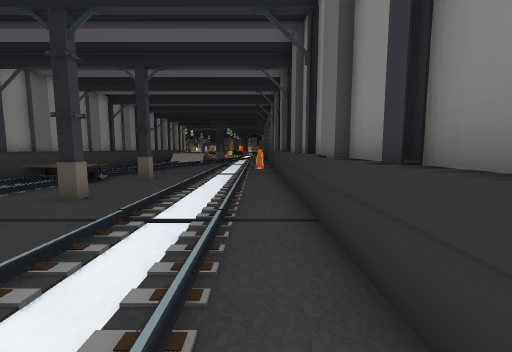
view 1 (above)

22 first-person views from a walk through a 3-D level made in the Unity game engine. The camera is 1.2 m above the floor, tilts 6° down and sees 90° across. The floor is counted in squares, 1 m on a side. Each view is taken from the middle of a square. On the plan, view 1 faces up. The plan holds only what a view shows up to about 12 squares ahead; the rest is blank. The place goes on beyond the plan. The player is left out. Door leaves are left out, so doorways stand open. Some surface patterns are stand-ins.

view 2
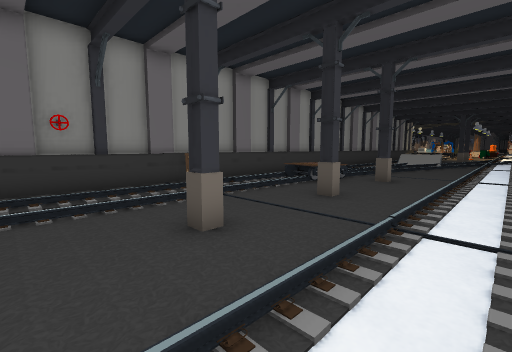

view 3
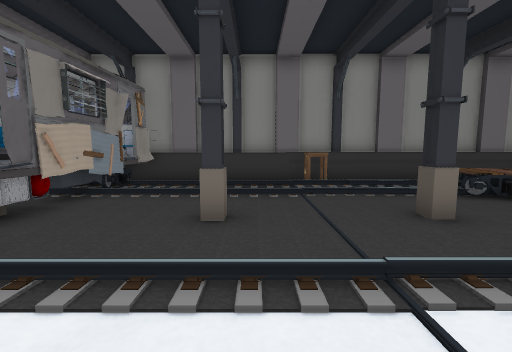

view 4
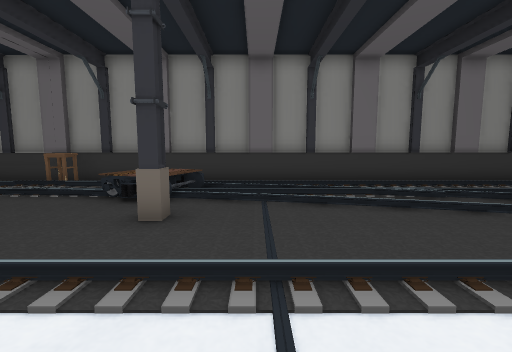

view 5
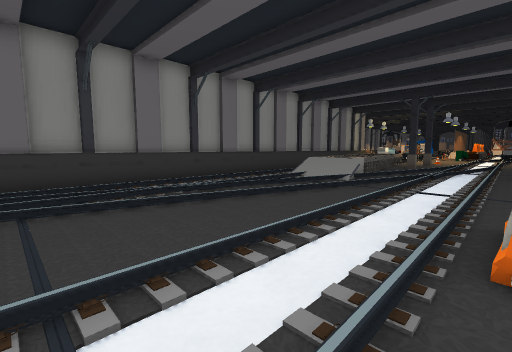

view 6
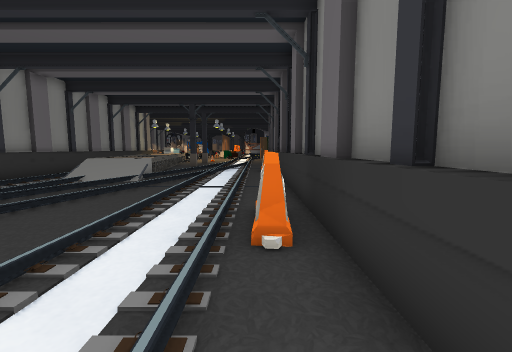

view 7
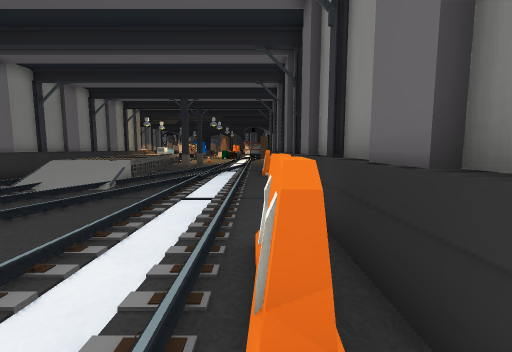

view 8
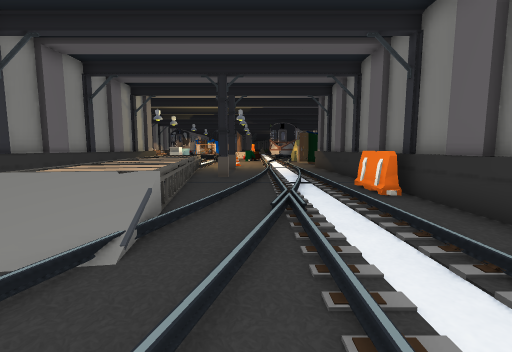

view 9
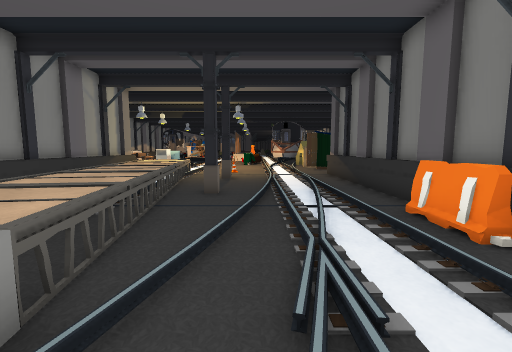

view 10
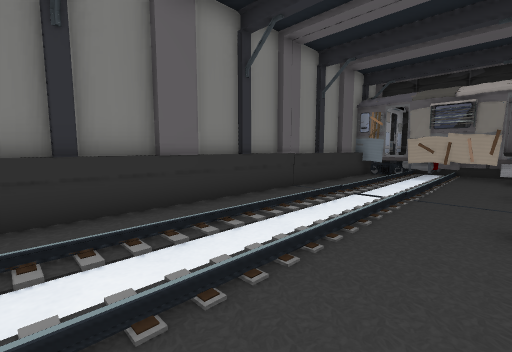

view 11
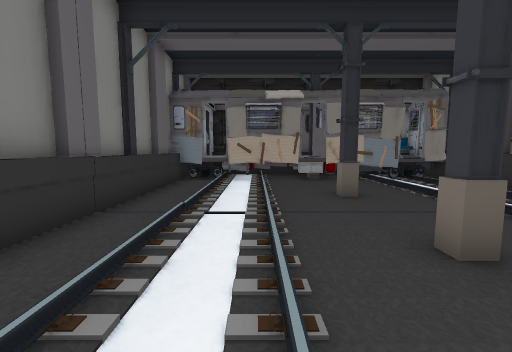

view 12
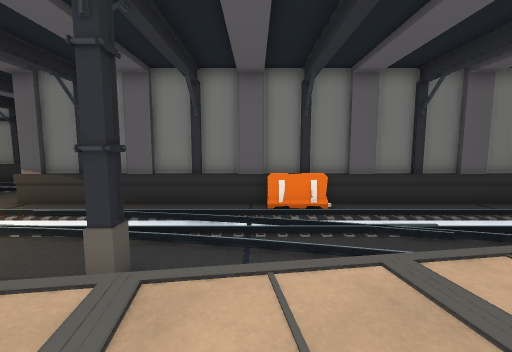

view 13
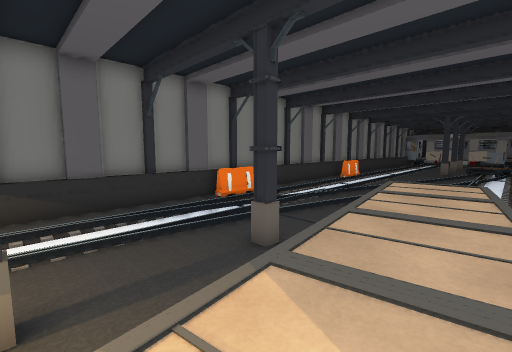

view 14
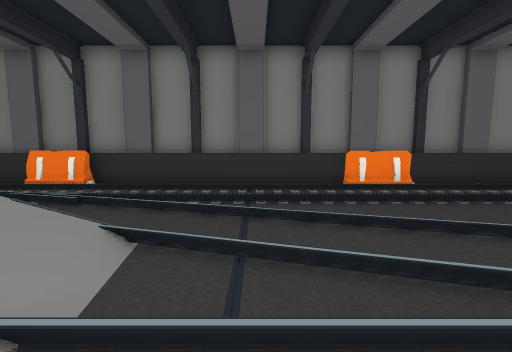

view 15
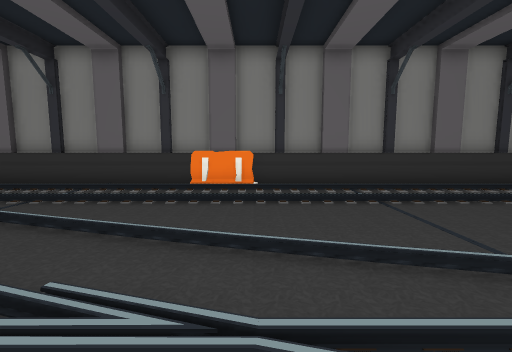

view 16
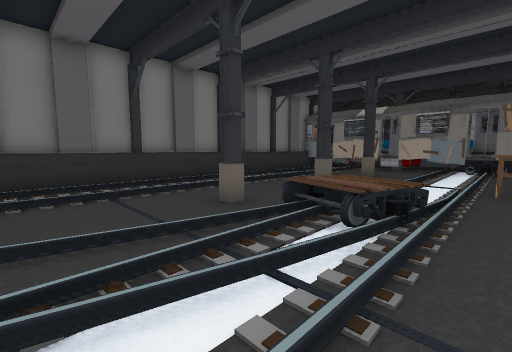

view 17
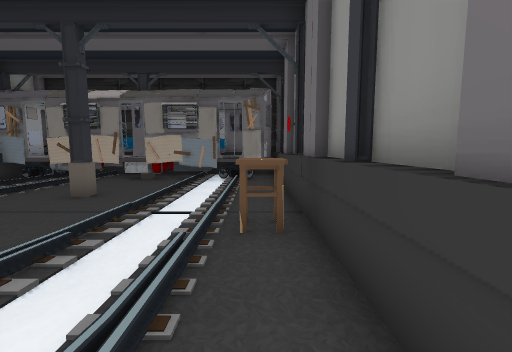

view 18
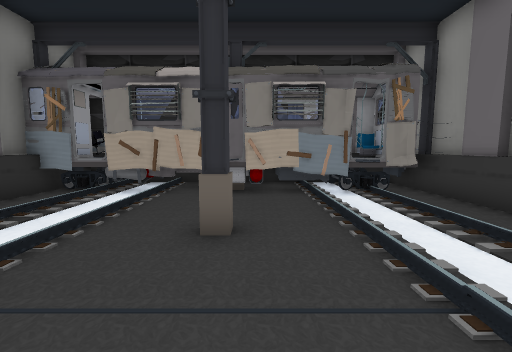

view 19
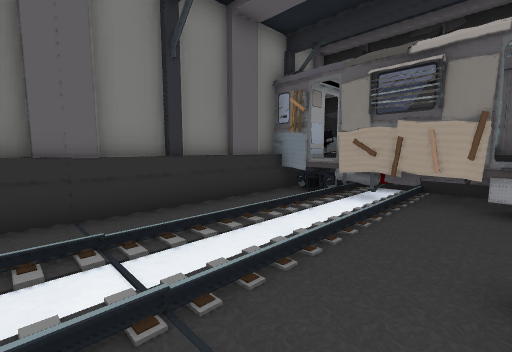

view 20
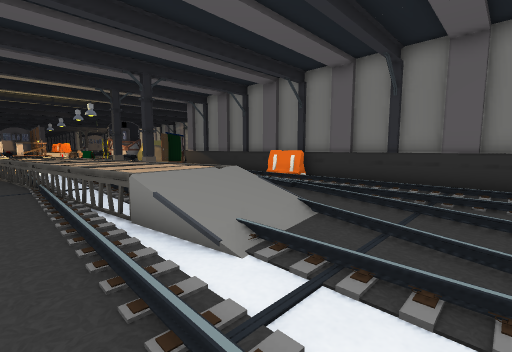

view 21
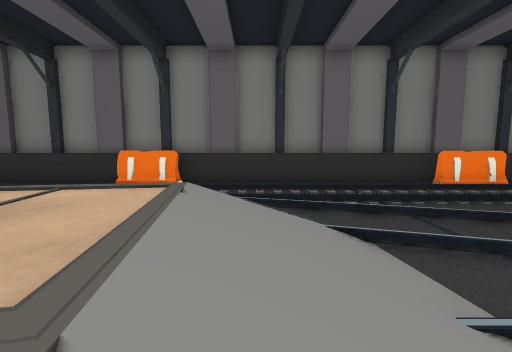

view 22
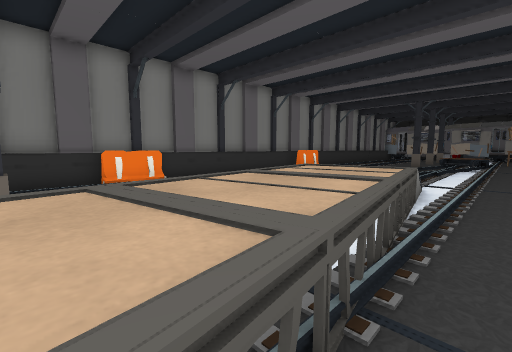

### Floor plan
Key: @ floor where view 1 was taken; # wall or solid block; . main floor; : floor 0.75 m higher than the main floor; / step, stairs or slope; D open door; = window, fence, low wall or low ledge; ^ raised ledge; O other object.
Columns run from 10 left of view 1 to 2 right of it. Each row starts with its distance up from view 1.
 34 # :=....//.#
 33 #/::=.../..^
 32 #.::=...//.#
 31 #.::=...//.^
 30 #.::=.#///.##
 29 #.:::..///.^#
 28 #./::..///.##
 27 #./::..///.O#
 26 #..::=..//.##
 25 #./::=/.//.^#
 24 #./::=////.##
 23 #.////.///.^#
 22 #.////.///.##
 21 #.//././//.^#
 20 #.//.//.//.##
 19 #.///././/.^#
 18 #.///././/.^#
 17 #.///.../.O^#
 16 #.////../.O##
 15 #.//./../.O^#
 14 #.//./..//.##
 13 #.//....//.^#
 12 #.///...//.##
 11 #././...//.^#
 10 #./OO.#.//.^
  9 #.OOO...//.^
  8 #./O....//.#
  7 #./.....//.^
  6 #./...#.//.#
  5 #O//....//.^#
  4 #./...../..#
  3 #./...../..^
  2 #./...#./..^
  1 #./...../..^
  0 #./...../.@#
 -1 ##D###D##DD#
 -2 #D^ ^^^^^^D^
 -3 #D ^^^^^^^ O

Positions as (right, up) in squares from view 1, and headings:
1: (0, 0), facing up
2: (-1, 0), facing up-left
3: (0, 3), facing left
4: (0, 12), facing left
5: (0, 12), facing up-left
6: (0, 12), facing up
7: (0, 14), facing up
8: (-3, 19), facing up
9: (-3, 22), facing up
10: (-4, 11), facing down-right
11: (-2, 9), facing down
12: (-8, 28), facing right
13: (-8, 34), facing down-right
14: (-8, 20), facing right
15: (-8, 15), facing right
16: (-9, 14), facing down-right
17: (-9, 9), facing down
18: (-5, 6), facing down
19: (-4, 5), facing down-right
20: (-9, 19), facing up-right
21: (-8, 23), facing right
22: (-9, 30), facing down-right
